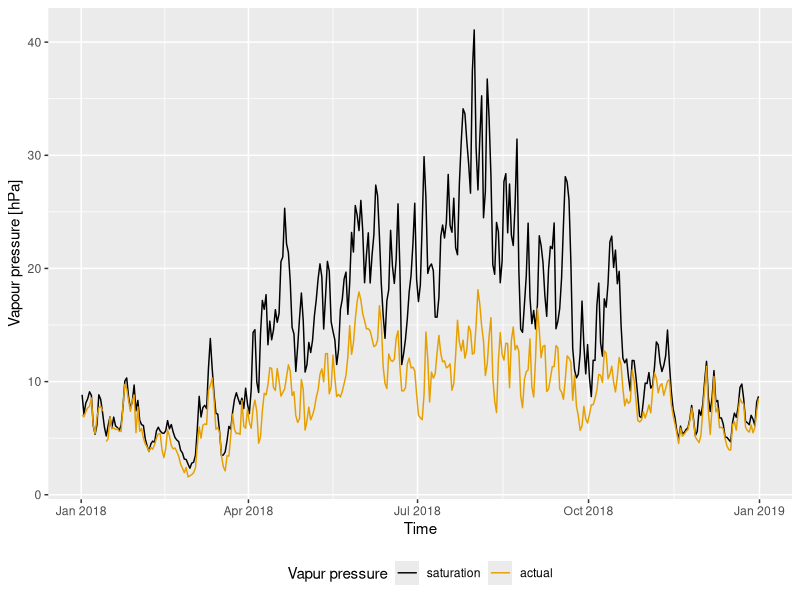
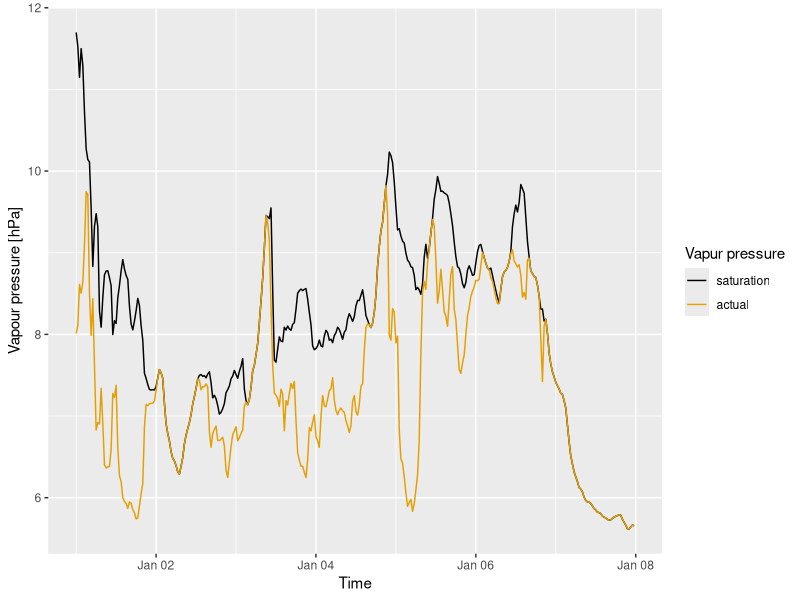
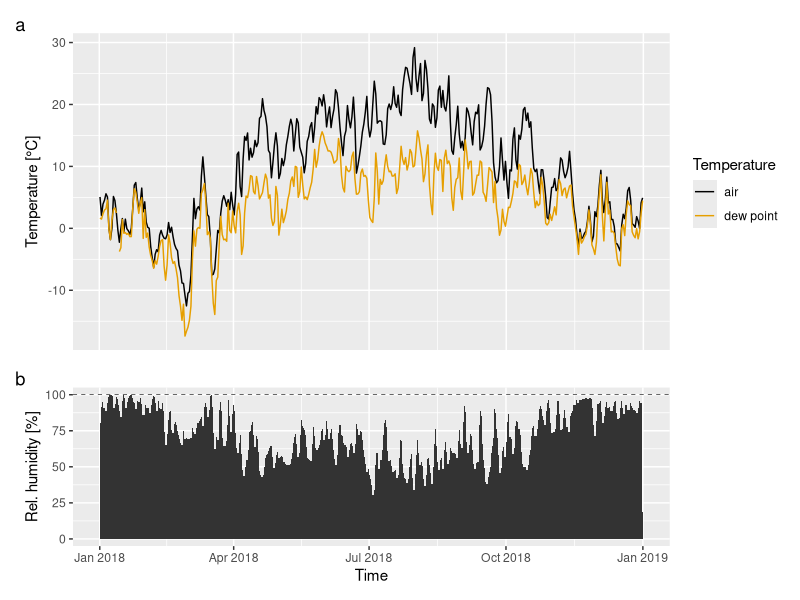
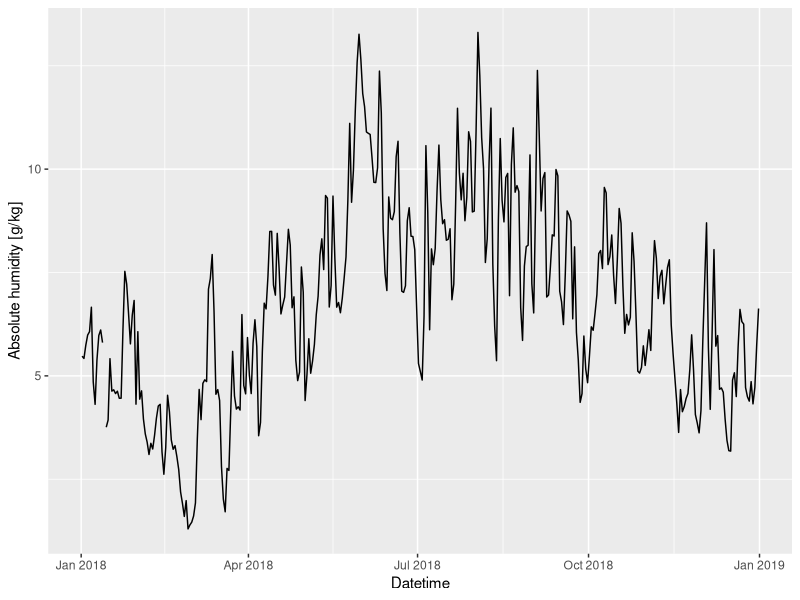
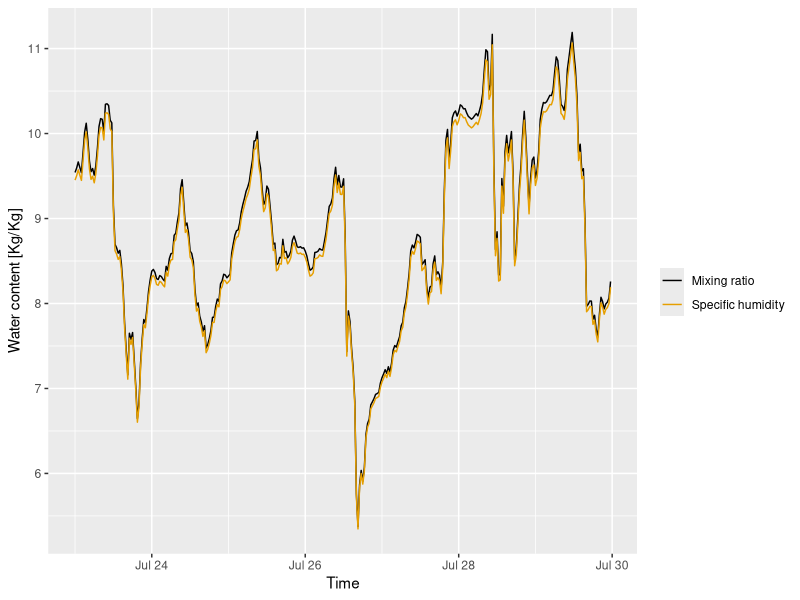
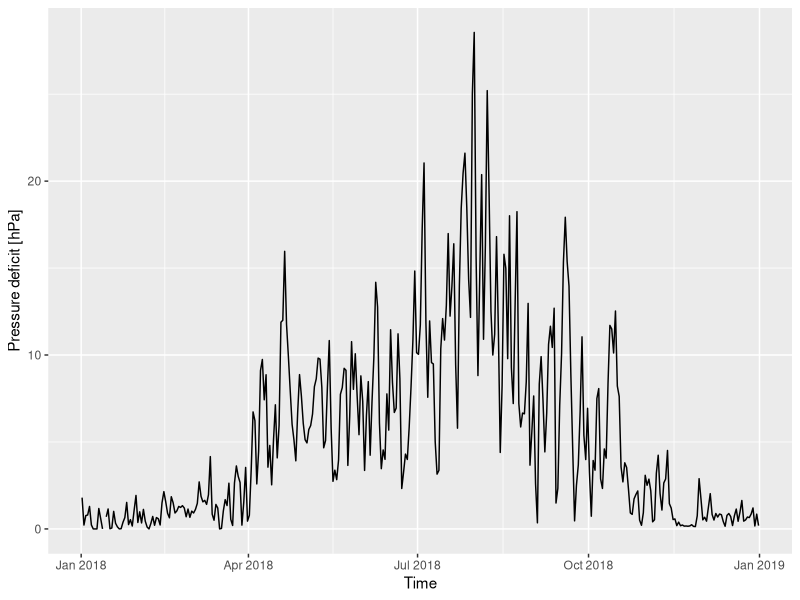
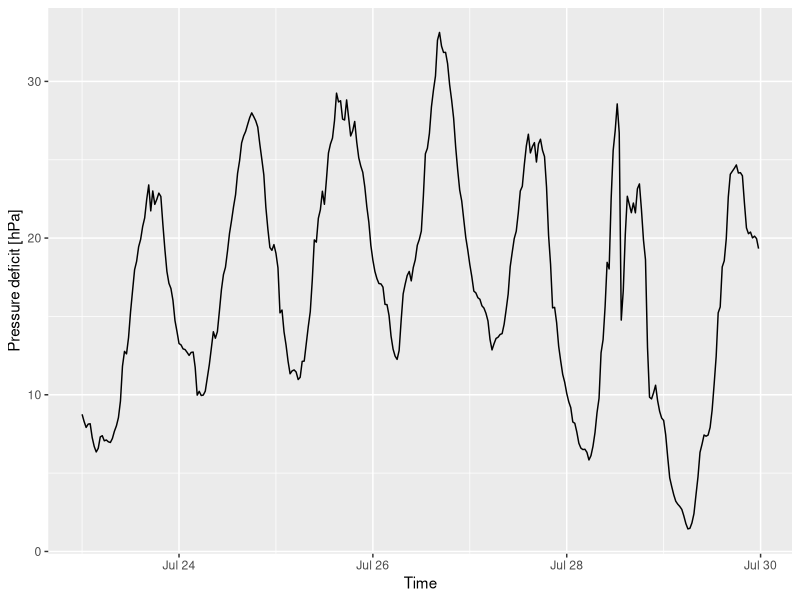
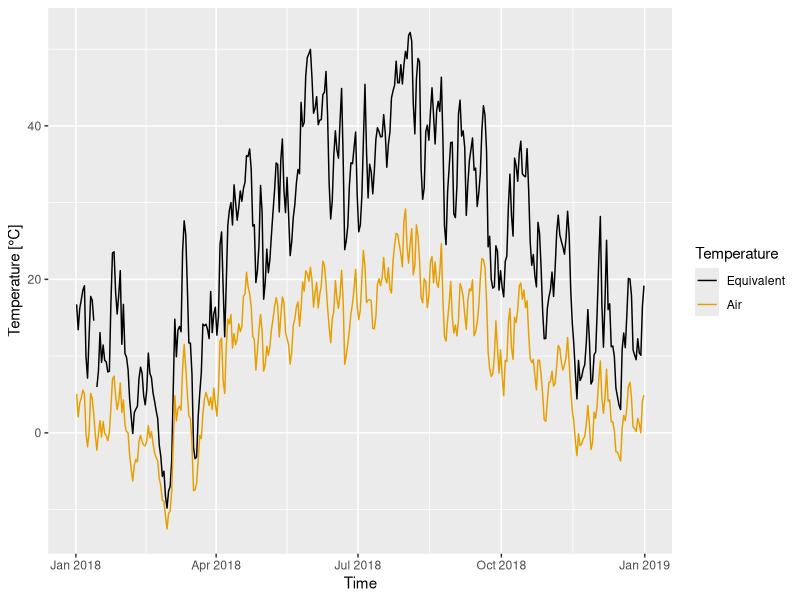

R code for these plots, in order:
## ---- chunk 1
library(tidyverse)
library(lubridate)
library(patchwork)
library(scales)
library(here)
library(ggthemes)
## ---- chunk 2
hum <- read_csv(here("Data_lectures/4_air_humidity/04_Air_humidity_TA_RH_PA_NP_Hainich.csv"))
names(hum) <- c("datetime", "ta", "rh", "pa")
## ---- chunk 3
c2k <- function(c) c + 273.15
k2c <- function(k) k - 273.15

Rv <- 461.47 # J K -1 kg -1 ] - gas constant of water vapour
get_es <-  function(ta)  6.1078 * exp((17.08085 * ta) / (234.175 + ta))
get_td <- function(e_a) ((log(e_a) - log(6.1708)) * 234.17) / (17.08085 - log(e_a) + log(6.1078))
get_rh <- function(e_a, e_s) e_a/e_s * 100
rh2ea <- function(rh, e_s) rh/100 * e_s

# need to convert e_a from hPa to Pa and the temperature to degrees Kelvin
# convert the output in g/Kg 
get_abs_hum <- function(e_a, ta) (e_a * 100 / (Rv * c2k(ta)) ) * 1000

#here there is no need to convert to Pa
# because the pressures is present both at numerator and denominator
get_spec_hum <- function(e_a, p) 0.622 * e_a / (p - 0.378 * e_a) * 1000 # g/Kg
get_mix_ratio <- function(e_a, p) 0.622 * e_a / (p - e_a) * 1000 # g/Kg


get_p_def <- function(ea, es) es - ea
get_t_eq <- function(ta, mix_ratio) k2c(c2k(ta) + 2.5 * mix_ratio)

get_ea_dry <- function(es_wet, t_dry, t_wet, p){
  a <- (p * 1004.6) / (0.622 * 2.5061e6)
  return(es_wet - a * (t_dry - t_wet))
}

# utility func for plotting
remove_x_axis <- function() theme(
    axis.text.x = element_blank(),
    axis.title.x = element_blank(),
    axis.ticks.x = element_blank()
  )
## ---- chunk 4
# add all the variables to the humidity dataframe
hum <- mutate(hum,
    es = get_es(ta),
    ea = rh2ea(rh, es),
    td = get_td(ea),
    abs_hum = get_abs_hum(ea, ta),
    spec_hum = get_spec_hum(ea, pa),
    mix_ratio = get_mix_ratio(ea, pa),
    p_def = get_p_def(ea, es),
    t_eq = get_t_eq(ta, mix_ratio)
  )

hum_d <- hum %>%
  group_by(week=yday(datetime)) %>%
  summarize_all(mean, na.rm=T)

hum_w <- hum %>%
  group_by(week=week(datetime)) %>%
  summarize_all(mean, na.rm=T)
## ---- chunk 5
hum_d %>%
  gather("type", "val", es, ea, factor_key = T) %>%
  ggplot(aes(datetime, val, colour=type))+
    geom_line()+
  labs(x="Time", y="Vapour pressure [hPa]", colour="Vapur pressure") +
  scale_color_colorblind(labels=c("saturation", "actual")) +
  theme(legend.position = "bottom")
## ---- chunk 6
hum %>%
  filter(week(datetime) ==1) %>%
  gather("type", "val", es, ea, factor_key = T) %>%
  ggplot(aes(datetime, val, colour=type))+
    geom_line()+
    labs(x="Time", y="Vapour pressure [hPa]", colour="Vapur pressure") +
    scale_color_colorblind(labels=c("saturation", "actual"))
## ---- chunk 7
p_td <- hum_d %>%
  gather("type", "val", ta, td) %>%
  ggplot(aes(datetime, val, colour=type))+
    geom_line()+
  labs(x="Datetime", y="Temperature [°C]", colour="Temperature") +
  scale_color_colorblind(labels=c("air", "dew point")) +
  remove_x_axis()

p_rh <- ggplot(hum_d, aes(datetime, rh))+
    geom_area() +
  geom_hline(yintercept = 100, linetype="dashed", size=.2) +
  labs(y="Rel. humidity [%]", x="Time")

p_td / p_rh +
  plot_layout(heights = c(4, 2)) +
  plot_annotation(tag_levels = "a")
## ---- chunk 8
hum_d %>%
  ggplot(aes(datetime, abs_hum))+
    geom_line() +
  labs(x="Datetime", y="Absolute humidity [g/kg]")
## ---- chunk 9
hum %>%
  filter(week(datetime) ==30) %>%
  gather("type", "val", spec_hum, mix_ratio) %>%
  ggplot(aes(datetime, val, colour=type))+
    geom_line() +
    labs(y="Water content [Kg/Kg]", colour="", x="Time") +
    scale_color_colorblind(labels=c("Mixing ratio", "Specific humidity"))
## ---- chunk 10
hum_d %>%
   ggplot(aes(datetime, p_def)) +
   geom_line() +
   labs(y="Pressure deficit [hPa]", x="Time")
## ---- chunk 11
hum %>%
  filter(week(datetime) == 30) %>% 
   ggplot(aes(datetime, p_def)) +
   geom_line() +
   labs(y="Pressure deficit [hPa]", x="Time")
## ---- chunk 12
hum_d %>%
  gather("type", "val", t_eq, ta, factor_key = T) %>%
  ggplot(aes(datetime, val, colour=type))+
    geom_line() +
    scale_color_colorblind(labels = c("Equivalent", "Air")) +
    labs(y="Temperature [°C]", x="Time", colour="Temperature")
## ---- chunk 13
spin <- tibble(
  t_dry = 16,
  t_wet = 10.8,
  p = 977.2
)

spin <- spin %>%
  mutate(
    es_wet = get_es(t_wet),
    es = get_es(t_dry), 
    ea = get_ea_dry(es_wet, t_dry, t_wet, p),
    td = get_td(ea),
    rh = get_rh(ea, es),
    abs_hum = get_abs_hum(ea, t_dry),
    spec_hum = get_spec_hum(ea, p),
    mix_ratio = get_mix_ratio(ea, p),
    p_def = get_p_def(ea, es),
    t_eq = get_t_eq(t_dry, mix_ratio)
    
  )
## ---- chunk 14
assman1 <- tibble(
  t_dry = 15.4,
  t_wet = 11.8,
  p = 977.2
) %>%
  mutate(
    es_wet = get_es(t_wet),
    es = get_es(t_dry), 
    ea = get_ea_dry(es_wet, t_dry, t_wet, p),
    td = get_td(ea),
    rh = get_rh(ea, es),
    abs_hum = get_abs_hum(ea, t_dry),
    spec_hum = get_spec_hum(ea, p),
    mix_ratio = get_mix_ratio(ea, p),
    p_def = get_p_def(ea, es),
    t_eq = get_t_eq(t_dry, mix_ratio)
    
  )
## ---- chunk 15
spin %>% 
  bind_rows(assman1) %>% 
  t() %>% 
  kableExtra::kbl(col.names = c("Spinning", "Assmann"), digits = 1, caption = "Comparioson of measurement between spinning and assman psychrometer", booktabs=T) %>% 
  kableExtra::kable_styling(latex_options = "hold_position")
